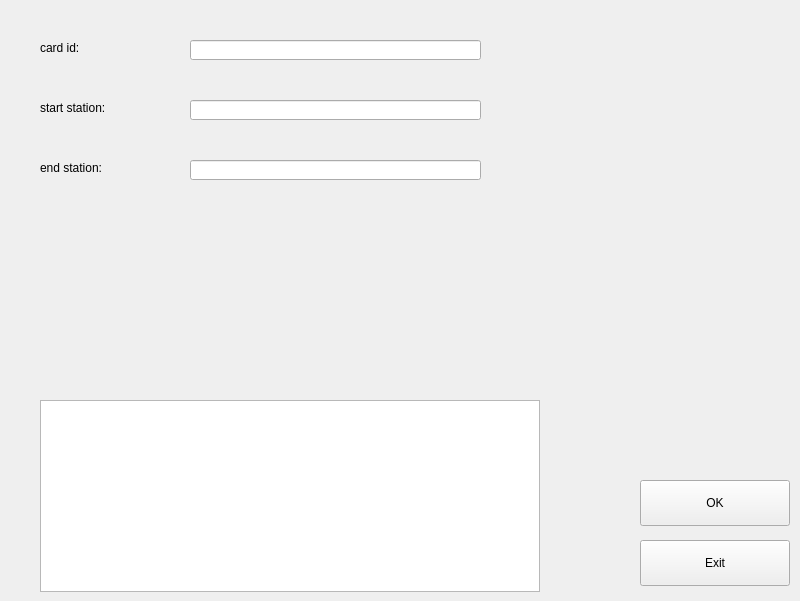
<?xml version="1.0" encoding="UTF-8"?>
<ui version="4.0">
 <class>modify_L</class>
 <widget class="QWidget" name="modify_L">
  <property name="geometry">
   <rect>
    <x>0</x>
    <y>0</y>
    <width>800</width>
    <height>601</height>
   </rect>
  </property>
  <property name="windowTitle">
   <string>Form</string>
  </property>
  <widget class="QLabel" name="card_id">
   <property name="geometry">
    <rect>
     <x>40</x>
     <y>40</y>
     <width>111</width>
     <height>16</height>
    </rect>
   </property>
   <property name="text">
    <string>card id:</string>
   </property>
  </widget>
  <widget class="QPushButton" name="OK">
   <property name="geometry">
    <rect>
     <x>640</x>
     <y>480</y>
     <width>150</width>
     <height>46</height>
    </rect>
   </property>
   <property name="text">
    <string>OK</string>
   </property>
  </widget>
  <widget class="QPushButton" name="Exit">
   <property name="geometry">
    <rect>
     <x>640</x>
     <y>540</y>
     <width>150</width>
     <height>46</height>
    </rect>
   </property>
   <property name="text">
    <string>Exit</string>
   </property>
  </widget>
  <widget class="QTextBrowser" name="textBrowser">
   <property name="geometry">
    <rect>
     <x>40</x>
     <y>400</y>
     <width>500</width>
     <height>192</height>
    </rect>
   </property>
  </widget>
  <widget class="QLineEdit" name="id_input">
   <property name="geometry">
    <rect>
     <x>190</x>
     <y>40</y>
     <width>291</width>
     <height>20</height>
    </rect>
   </property>
  </widget>
  <widget class="QLineEdit" name="station_input">
   <property name="geometry">
    <rect>
     <x>190</x>
     <y>100</y>
     <width>291</width>
     <height>20</height>
    </rect>
   </property>
   <property name="text">
    <string/>
   </property>
  </widget>
  <widget class="QLabel" name="start_station">
   <property name="geometry">
    <rect>
     <x>40</x>
     <y>100</y>
     <width>111</width>
     <height>16</height>
    </rect>
   </property>
   <property name="text">
    <string>start station:</string>
   </property>
  </widget>
  <widget class="QLabel" name="end_station">
   <property name="geometry">
    <rect>
     <x>40</x>
     <y>160</y>
     <width>111</width>
     <height>16</height>
    </rect>
   </property>
   <property name="text">
    <string>end station:</string>
   </property>
  </widget>
  <widget class="QLineEdit" name="end_input">
   <property name="geometry">
    <rect>
     <x>190</x>
     <y>160</y>
     <width>291</width>
     <height>20</height>
    </rect>
   </property>
   <property name="text">
    <string/>
   </property>
  </widget>
 </widget>
 <resources/>
 <connections/>
</ui>
